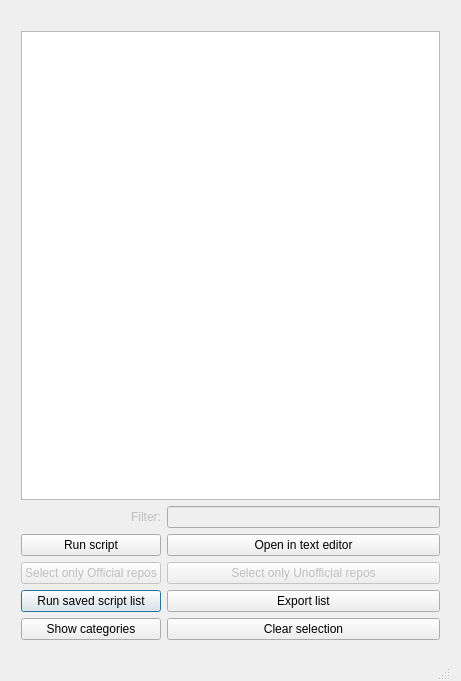
<?xml version="1.0" encoding="UTF-8"?>
<ui version="4.0">
 <class>PackagesDialog</class>
 <widget class="QDialog" name="PackagesDialog">
  <property name="windowModality">
   <enum>Qt::NonModal</enum>
  </property>
  <property name="geometry">
   <rect>
    <x>0</x>
    <y>0</y>
    <width>461</width>
    <height>681</height>
   </rect>
  </property>
  <property name="windowTitle">
   <string>Scripts Manager</string>
  </property>
  <property name="PackagesDialog" stdset="0">
   <string>Dialog</string>
  </property>
  <widget class="QWidget" name="centralWidget">
   <property name="geometry">
    <rect>
     <x>10</x>
     <y>20</y>
     <width>441</width>
     <height>631</height>
    </rect>
   </property>
   <layout class="QGridLayout" name="gridLayout">
    <item row="4" column="0">
     <widget class="QPushButton" name="runSavedScriptListButton">
      <property name="text">
       <string>Run saved script list</string>
      </property>
     </widget>
    </item>
    <item row="3" column="0">
     <widget class="QPushButton" name="selectOfficialReposButton">
      <property name="enabled">
       <bool>false</bool>
      </property>
      <property name="text">
       <string>Select only Official repos</string>
      </property>
     </widget>
    </item>
    <item row="4" column="1">
     <widget class="QPushButton" name="exportListButton">
      <property name="text">
       <string>Export list</string>
      </property>
     </widget>
    </item>
    <item row="3" column="1">
     <widget class="QPushButton" name="selectUnofficialReposButton">
      <property name="enabled">
       <bool>false</bool>
      </property>
      <property name="text">
       <string>Select only Unofficial repos</string>
      </property>
     </widget>
    </item>
    <item row="2" column="0">
     <widget class="QPushButton" name="runScriptButton">
      <property name="text">
       <string>Run script</string>
      </property>
     </widget>
    </item>
    <item row="5" column="1">
     <widget class="QPushButton" name="clearSelectionButton">
      <property name="text">
       <string>Clear selection</string>
      </property>
     </widget>
    </item>
    <item row="2" column="1">
     <widget class="QPushButton" name="openInTextEditorButton">
      <property name="text">
       <string>Open in text editor</string>
      </property>
     </widget>
    </item>
    <item row="1" column="1">
     <widget class="QLineEdit" name="txtFilter">
      <property name="enabled">
       <bool>false</bool>
      </property>
      <property name="toolTip">
       <string>&lt;html&gt;&lt;head/&gt;&lt;body&gt;&lt;p&gt;Search filter not implemented yet&lt;/p&gt;&lt;p&gt;Wait for future releases...&lt;/p&gt;&lt;/body&gt;&lt;/html&gt;</string>
      </property>
     </widget>
    </item>
    <item row="1" column="0">
     <widget class="QLabel" name="label">
      <property name="enabled">
       <bool>false</bool>
      </property>
      <property name="layoutDirection">
       <enum>Qt::LeftToRight</enum>
      </property>
      <property name="text">
       <string>&lt;html&gt;&lt;head/&gt;&lt;body&gt;&lt;p align=&quot;right&quot;&gt;Filter:&lt;/p&gt;&lt;/body&gt;&lt;/html&gt;</string>
      </property>
     </widget>
    </item>
    <item row="0" column="0" colspan="2">
     <widget class="QTreeView" name="treeView">
      <property name="enabled">
       <bool>true</bool>
      </property>
      <attribute name="headerVisible">
       <bool>false</bool>
      </attribute>
     </widget>
    </item>
    <item row="5" column="0">
     <widget class="QPushButton" name="showCategoriesButton">
      <property name="text">
       <string>Show categories</string>
      </property>
     </widget>
    </item>
   </layout>
  </widget>
  <widget class="QStatusBar" name="statusBar">
   <property name="enabled">
    <bool>true</bool>
   </property>
   <property name="geometry">
    <rect>
     <x>0</x>
     <y>660</y>
     <width>451</width>
     <height>21</height>
    </rect>
   </property>
  </widget>
 </widget>
 <layoutdefault spacing="6" margin="11"/>
 <resources/>
 <connections/>
</ui>
